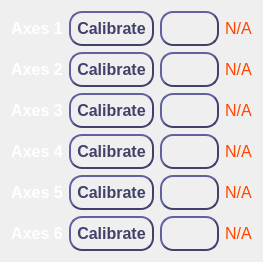
                <widget class="QWidget" name="calibrate_axes">
                 <attribute name="title">
                  <string>Calibrate axes</string>
                 </attribute>
                 <layout class="QGridLayout" name="gridLayout_3">
                  <item row="1" column="1">
                   <widget class="QPushButton" name="btn_calibrate_axis_2">
                    <property name="font">
                     <font>
                      <pointsize>12</pointsize>
                      <weight>75</weight>
                      <italic>false</italic>
                      <bold>true</bold>
                     </font>
                    </property>
                    <property name="accessibleName">
                     <string>2</string>
                    </property>
                    <property name="accessibleDescription">
                     <string>calibrate_axis</string>
                    </property>
                    <property name="styleSheet">
                     <string notr="true">QPushButton {
    border-style: outset;
    border-width: 2px;
    border-radius:13px;
	border-color: #41416b;
    min-width: 2em;
    padding: 6px;
	color: #41416b;
}

QPushButton:pressed {
	background-color:#40ff66;
 	border-width: 4px;
	border-color:#1c1c1c;
	color: white;
}</string>
                    </property>
                    <property name="text">
                     <string>Calibrate</string>
                    </property>
                   </widget>
                  </item>
                  <item row="2" column="3">
                   <widget class="QLabel" name="lbl_calibration_status_axis_3">
                    <property name="font">
                     <font>
                      <pointsize>12</pointsize>
                     </font>
                    </property>
                    <property name="accessibleDescription">
                     <string>not styled</string>
                    </property>
                    <property name="styleSheet">
                     <string notr="true">color:#FF4500;</string>
                    </property>
                    <property name="text">
                     <string>N/A</string>
                    </property>
                    <property name="alignment">
                     <set>Qt::AlignCenter</set>
                    </property>
                   </widget>
                  </item>
                  <item row="5" column="1">
                   <widget class="QPushButton" name="btn_calibrate_axis_6">
                    <property name="font">
                     <font>
                      <pointsize>12</pointsize>
                      <weight>75</weight>
                      <italic>false</italic>
                      <bold>true</bold>
                     </font>
                    </property>
                    <property name="accessibleName">
                     <string>6</string>
                    </property>
                    <property name="accessibleDescription">
                     <string>calibrate_axis</string>
                    </property>
                    <property name="styleSheet">
                     <string notr="true">QPushButton {
    border-style: outset;
    border-width: 2px;
    border-radius:13px;
	border-color: #41416b;
    min-width: 2em;
    padding: 6px;
	color: #41416b;
}

QPushButton:pressed {
	background-color:#40ff66;
 	border-width: 4px;
	border-color:#1c1c1c;
	color: white;
}</string>
                    </property>
                    <property name="text">
                     <string>Calibrate</string>
                    </property>
                   </widget>
                  </item>
                  <item row="1" column="3">
                   <widget class="QLabel" name="lbl_calibration_status_axis_2">
                    <property name="font">
                     <font>
                      <pointsize>12</pointsize>
                     </font>
                    </property>
                    <property name="accessibleDescription">
                     <string>not styled</string>
                    </property>
                    <property name="styleSheet">
                     <string notr="true">color:#FF4500;</string>
                    </property>
                    <property name="text">
                     <string>N/A</string>
                    </property>
                    <property name="alignment">
                     <set>Qt::AlignCenter</set>
                    </property>
                   </widget>
                  </item>
                  <item row="4" column="1">
                   <widget class="QPushButton" name="btn_calibrate_axis_5">
                    <property name="font">
                     <font>
                      <pointsize>12</pointsize>
                      <weight>75</weight>
                      <italic>false</italic>
                      <bold>true</bold>
                     </font>
                    </property>
                    <property name="accessibleName">
                     <string>5</string>
                    </property>
                    <property name="accessibleDescription">
                     <string>calibrate_axis</string>
                    </property>
                    <property name="styleSheet">
                     <string notr="true">QPushButton {
    border-style: outset;
    border-width: 2px;
    border-radius:13px;
	border-color: #41416b;
    min-width: 2em;
    padding: 6px;
	color: #41416b;
}

QPushButton:pressed {
	background-color:#40ff66;
 	border-width: 4px;
	border-color:#1c1c1c;
	color: white;
}</string>
                    </property>
                    <property name="text">
                     <string>Calibrate</string>
                    </property>
                   </widget>
                  </item>
                  <item row="2" column="1">
                   <widget class="QPushButton" name="btn_calibrate_axis_3">
                    <property name="font">
                     <font>
                      <pointsize>12</pointsize>
                      <weight>75</weight>
                      <italic>false</italic>
                      <bold>true</bold>
                     </font>
                    </property>
                    <property name="accessibleName">
                     <string>3</string>
                    </property>
                    <property name="accessibleDescription">
                     <string>calibrate_axis</string>
                    </property>
                    <property name="styleSheet">
                     <string notr="true">QPushButton {
    border-style: outset;
    border-width: 2px;
    border-radius:13px;
	border-color: #41416b;
    min-width: 2em;
    padding: 6px;
	color: #41416b;
}

QPushButton:pressed {
	background-color:#40ff66;
 	border-width: 4px;
	border-color:#1c1c1c;
	color: white;
}</string>
                    </property>
                    <property name="text">
                     <string>Calibrate</string>
                    </property>
                   </widget>
                  </item>
                  <item row="2" column="0">
                   <widget class="QLabel" name="lbl_calibration_axis_3">
                    <property name="font">
                     <font>
                      <pointsize>12</pointsize>
                      <weight>75</weight>
                      <bold>true</bold>
                     </font>
                    </property>
                    <property name="styleSheet">
                     <string notr="true">color: white;</string>
                    </property>
                    <property name="text">
                     <string>Axes 3</string>
                    </property>
                    <property name="alignment">
                     <set>Qt::AlignCenter</set>
                    </property>
                   </widget>
                  </item>
                  <item row="0" column="0">
                   <widget class="QLabel" name="lbl_calibration_axis_1">
                    <property name="font">
                     <font>
                      <pointsize>12</pointsize>
                      <weight>75</weight>
                      <bold>true</bold>
                     </font>
                    </property>
                    <property name="styleSheet">
                     <string notr="true">color: white;</string>
                    </property>
                    <property name="text">
                     <string>Axes 1</string>
                    </property>
                    <property name="alignment">
                     <set>Qt::AlignCenter</set>
                    </property>
                   </widget>
                  </item>
                  <item row="0" column="1">
                   <widget class="QPushButton" name="btn_calibrate_axis_1">
                    <property name="font">
                     <font>
                      <pointsize>12</pointsize>
                      <weight>75</weight>
                      <italic>false</italic>
                      <bold>true</bold>
                     </font>
                    </property>
                    <property name="accessibleName">
                     <string>1</string>
                    </property>
                    <property name="accessibleDescription">
                     <string>calibrate_axis</string>
                    </property>
                    <property name="styleSheet">
                     <string notr="true">QPushButton {
    border-style: outset;
    border-width: 2px;
    border-radius:13px;
	border-color: #41416b;
    min-width: 2em;
    padding: 6px;
	color: #41416b;
}

QPushButton:pressed {
	background-color:#40ff66;
 	border-width: 4px;
	border-color:#1c1c1c;
	color: white;
}
</string>
                    </property>
                    <property name="text">
                     <string>Calibrate</string>
                    </property>
                   </widget>
                  </item>
                  <item row="4" column="0">
                   <widget class="QLabel" name="lbl_calibration_axis_5">
                    <property name="font">
                     <font>
                      <pointsize>12</pointsize>
                      <weight>75</weight>
                      <bold>true</bold>
                     </font>
                    </property>
                    <property name="styleSheet">
                     <string notr="true">color: white;</string>
                    </property>
                    <property name="text">
                     <string>Axes 5</string>
                    </property>
                    <property name="alignment">
                     <set>Qt::AlignCenter</set>
                    </property>
                   </widget>
                  </item>
                  <item row="5" column="0">
                   <widget class="QLabel" name="lbl_calibration_axis_6">
                    <property name="font">
                     <font>
                      <pointsize>12</pointsize>
                      <weight>75</weight>
                      <bold>true</bold>
                     </font>
                    </property>
                    <property name="styleSheet">
                     <string notr="true">color: white;</string>
                    </property>
                    <property name="text">
                     <string>Axes 6</string>
                    </property>
                    <property name="alignment">
                     <set>Qt::AlignCenter</set>
                    </property>
                   </widget>
                  </item>
                  <item row="1" column="0">
                   <widget class="QLabel" name="lbl_calibration_axis_2">
                    <property name="font">
                     <font>
                      <pointsize>12</pointsize>
                      <weight>75</weight>
                      <bold>true</bold>
                     </font>
                    </property>
                    <property name="styleSheet">
                     <string notr="true">color: white;</string>
                    </property>
                    <property name="text">
                     <string>Axes 2</string>
                    </property>
                    <property name="alignment">
                     <set>Qt::AlignCenter</set>
                    </property>
                   </widget>
                  </item>
                  <item row="4" column="3">
                   <widget class="QLabel" name="lbl_calibration_status_axis_5">
                    <property name="font">
                     <font>
                      <pointsize>12</pointsize>
                     </font>
                    </property>
                    <property name="accessibleDescription">
                     <string>not styled</string>
                    </property>
                    <property name="styleSheet">
                     <string notr="true">color:#FF4500;</string>
                    </property>
                    <property name="text">
                     <string>N/A</string>
                    </property>
                    <property name="alignment">
                     <set>Qt::AlignCenter</set>
                    </property>
                   </widget>
                  </item>
                  <item row="3" column="3">
                   <widget class="QLabel" name="lbl_calibration_status_axis_4">
                    <property name="font">
                     <font>
                      <pointsize>12</pointsize>
                     </font>
                    </property>
                    <property name="accessibleDescription">
                     <string>not styled</string>
                    </property>
                    <property name="styleSheet">
                     <string notr="true">color:#FF4500;</string>
                    </property>
                    <property name="text">
                     <string>N/A</string>
                    </property>
                    <property name="alignment">
                     <set>Qt::AlignCenter</set>
                    </property>
                   </widget>
                  </item>
                  <item row="3" column="0">
                   <widget class="QLabel" name="lbl_calibration_axis_4">
                    <property name="font">
                     <font>
                      <pointsize>12</pointsize>
                      <weight>75</weight>
                      <bold>true</bold>
                     </font>
                    </property>
                    <property name="styleSheet">
                     <string notr="true">color: white;</string>
                    </property>
                    <property name="text">
                     <string>Axes 4</string>
                    </property>
                    <property name="alignment">
                     <set>Qt::AlignCenter</set>
                    </property>
                   </widget>
                  </item>
                  <item row="0" column="3">
                   <widget class="QLabel" name="lbl_calibration_status_axis_1">
                    <property name="font">
                     <font>
                      <pointsize>12</pointsize>
                     </font>
                    </property>
                    <property name="accessibleDescription">
                     <string>not styled</string>
                    </property>
                    <property name="styleSheet">
                     <string notr="true">color:#FF4500;</string>
                    </property>
                    <property name="text">
                     <string>N/A</string>
                    </property>
                    <property name="alignment">
                     <set>Qt::AlignCenter</set>
                    </property>
                   </widget>
                  </item>
                  <item row="5" column="3">
                   <widget class="QLabel" name="lbl_calibration_status_axis_6">
                    <property name="font">
                     <font>
                      <pointsize>12</pointsize>
                     </font>
                    </property>
                    <property name="accessibleDescription">
                     <string>not styled</string>
                    </property>
                    <property name="styleSheet">
                     <string notr="true">color:#FF4500;</string>
                    </property>
                    <property name="text">
                     <string>N/A</string>
                    </property>
                    <property name="alignment">
                     <set>Qt::AlignCenter</set>
                    </property>
                   </widget>
                  </item>
                  <item row="3" column="1">
                   <widget class="QPushButton" name="btn_calibrate_axis_4">
                    <property name="font">
                     <font>
                      <pointsize>12</pointsize>
                      <weight>75</weight>
                      <italic>false</italic>
                      <bold>true</bold>
                     </font>
                    </property>
                    <property name="accessibleName">
                     <string>4</string>
                    </property>
                    <property name="accessibleDescription">
                     <string>calibrate_axis</string>
                    </property>
                    <property name="styleSheet">
                     <string notr="true">QPushButton {
    border-style: outset;
    border-width: 2px;
    border-radius:13px;
	border-color: #41416b;
    min-width: 2em;
    padding: 6px;
	color: #41416b;
}

QPushButton:pressed {
	background-color:#40ff66;
 	border-width: 4px;
	border-color:#1c1c1c;
	color: white;
}</string>
                    </property>
                    <property name="text">
                     <string>Calibrate</string>
                    </property>
                   </widget>
                  </item>
                  <item row="0" column="2">
                   <widget class="QPushButton" name="btn_go_to_axis_zero_1">
                    <property name="sizePolicy">
                     <sizepolicy hsizetype="Fixed" vsizetype="Fixed">
                      <horstretch>0</horstretch>
                      <verstretch>0</verstretch>
                     </sizepolicy>
                    </property>
                    <property name="font">
                     <font>
                      <pointsize>12</pointsize>
                      <weight>75</weight>
                      <italic>false</italic>
                      <bold>true</bold>
                     </font>
                    </property>
                    <property name="accessibleName">
                     <string>1</string>
                    </property>
                    <property name="accessibleDescription">
                     <string>go_to_axis_zero</string>
                    </property>
                    <property name="styleSheet">
                     <string notr="true">QPushButton {
    border-style: outset;
    border-width: 2px;
    border-radius:13px;
	border-color: #41416b;
    min-width: 2em;
    padding: 6px;
	color: #41416b;
}

QPushButton:pressed {
	background-color:#40ff66;
 	border-width: 4px;
	border-color:#1c1c1c;
	color: white;
}
</string>
                    </property>
                    <property name="text">
                     <string/>
                    </property>
                   </widget>
                  </item>
                  <item row="1" column="2">
                   <widget class="QPushButton" name="btn_go_to_axis_zero_2">
                    <property name="sizePolicy">
                     <sizepolicy hsizetype="Fixed" vsizetype="Fixed">
                      <horstretch>0</horstretch>
                      <verstretch>0</verstretch>
                     </sizepolicy>
                    </property>
                    <property name="font">
                     <font>
                      <pointsize>12</pointsize>
                      <weight>75</weight>
                      <italic>false</italic>
                      <bold>true</bold>
                     </font>
                    </property>
                    <property name="accessibleName">
                     <string>2</string>
                    </property>
                    <property name="accessibleDescription">
                     <string>go_to_axis_zero</string>
                    </property>
                    <property name="styleSheet">
                     <string notr="true">QPushButton {
    border-style: outset;
    border-width: 2px;
    border-radius:13px;
	border-color: #41416b;
    min-width: 2em;
    padding: 6px;
	color: #41416b;
}

QPushButton:pressed {
	background-color:#40ff66;
 	border-width: 4px;
	border-color:#1c1c1c;
	color: white;
}
</string>
                    </property>
                    <property name="text">
                     <string/>
                    </property>
                   </widget>
                  </item>
                  <item row="2" column="2">
                   <widget class="QPushButton" name="btn_go_to_axis_zero_3">
                    <property name="sizePolicy">
                     <sizepolicy hsizetype="Fixed" vsizetype="Fixed">
                      <horstretch>0</horstretch>
                      <verstretch>0</verstretch>
                     </sizepolicy>
                    </property>
                    <property name="font">
                     <font>
                      <pointsize>12</pointsize>
                      <weight>75</weight>
                      <italic>false</italic>
                      <bold>true</bold>
                     </font>
                    </property>
                    <property name="accessibleName">
                     <string>3</string>
                    </property>
                    <property name="accessibleDescription">
                     <string>go_to_axis_zero</string>
                    </property>
                    <property name="styleSheet">
                     <string notr="true">QPushButton {
    border-style: outset;
    border-width: 2px;
    border-radius:13px;
	border-color: #41416b;
    min-width: 2em;
    padding: 6px;
	color: #41416b;
}

QPushButton:pressed {
	background-color:#40ff66;
 	border-width: 4px;
	border-color:#1c1c1c;
	color: white;
}
</string>
                    </property>
                    <property name="text">
                     <string/>
                    </property>
                   </widget>
                  </item>
                  <item row="3" column="2">
                   <widget class="QPushButton" name="btn_go_to_axis_zero_4">
                    <property name="sizePolicy">
                     <sizepolicy hsizetype="Fixed" vsizetype="Fixed">
                      <horstretch>0</horstretch>
                      <verstretch>0</verstretch>
                     </sizepolicy>
                    </property>
                    <property name="font">
                     <font>
                      <pointsize>12</pointsize>
                      <weight>75</weight>
                      <italic>false</italic>
                      <bold>true</bold>
                     </font>
                    </property>
                    <property name="accessibleName">
                     <string>4</string>
                    </property>
                    <property name="accessibleDescription">
                     <string>go_to_axis_zero</string>
                    </property>
                    <property name="styleSheet">
                     <string notr="true">QPushButton {
    border-style: outset;
    border-width: 2px;
    border-radius:13px;
	border-color: #41416b;
    min-width: 2em;
    padding: 6px;
	color: #41416b;
}

QPushButton:pressed {
	background-color:#40ff66;
 	border-width: 4px;
	border-color:#1c1c1c;
	color: white;
}
</string>
                    </property>
                    <property name="text">
                     <string/>
                    </property>
                   </widget>
                  </item>
                  <item row="4" column="2">
                   <widget class="QPushButton" name="btn_go_to_axis_zero_5">
                    <property name="sizePolicy">
                     <sizepolicy hsizetype="Fixed" vsizetype="Fixed">
                      <horstretch>0</horstretch>
                      <verstretch>0</verstretch>
                     </sizepolicy>
                    </property>
                    <property name="font">
                     <font>
                      <pointsize>12</pointsize>
                      <weight>75</weight>
                      <italic>false</italic>
                      <bold>true</bold>
                     </font>
                    </property>
                    <property name="accessibleName">
                     <string>5</string>
                    </property>
                    <property name="accessibleDescription">
                     <string>go_to_axis_zero</string>
                    </property>
                    <property name="styleSheet">
                     <string notr="true">QPushButton {
    border-style: outset;
    border-width: 2px;
    border-radius:13px;
	border-color: #41416b;
    min-width: 2em;
    padding: 6px;
	color: #41416b;
}

QPushButton:pressed {
	background-color:#40ff66;
 	border-width: 4px;
	border-color:#1c1c1c;
	color: white;
}
</string>
                    </property>
                    <property name="text">
                     <string/>
                    </property>
                   </widget>
                  </item>
                  <item row="5" column="2">
                   <widget class="QPushButton" name="btn_go_to_axis_zero_6">
                    <property name="sizePolicy">
                     <sizepolicy hsizetype="Fixed" vsizetype="Fixed">
                      <horstretch>0</horstretch>
                      <verstretch>0</verstretch>
                     </sizepolicy>
                    </property>
                    <property name="font">
                     <font>
                      <pointsize>12</pointsize>
                      <weight>75</weight>
                      <italic>false</italic>
                      <bold>true</bold>
                     </font>
                    </property>
                    <property name="accessibleName">
                     <string>6</string>
                    </property>
                    <property name="accessibleDescription">
                     <string>go_to_axis_zero</string>
                    </property>
                    <property name="styleSheet">
                     <string notr="true">QPushButton {
    border-style: outset;
    border-width: 2px;
    border-radius:13px;
	border-color: #41416b;
    min-width: 2em;
    padding: 6px;
	color: #41416b;
}

QPushButton:pressed {
	background-color:#40ff66;
 	border-width: 4px;
	border-color:#1c1c1c;
	color: white;
}
</string>
                    </property>
                    <property name="text">
                     <string/>
                    </property>
                   </widget>
                  </item>
                 </layout>
                </widget>
